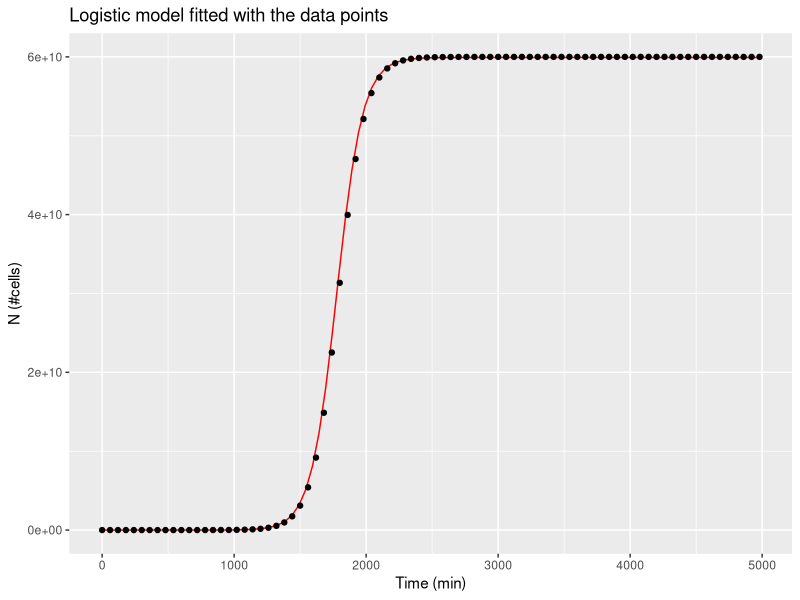
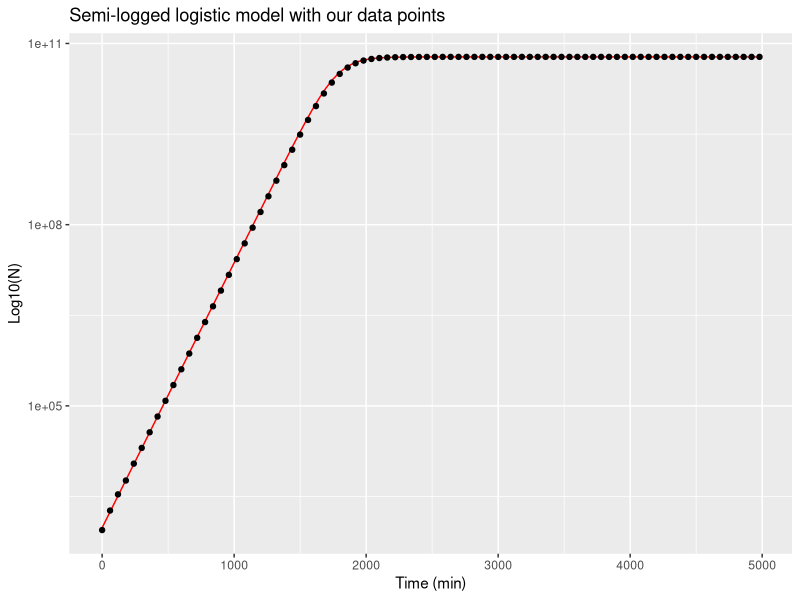

The R script that drew these images, in order:
#Script to plot data and model

#downloading the data
growth_data <- read.csv("experiment.csv")

#downloading packages required
library(ggplot2)

#plotting a logistic graph with the parameters from the data set being analysed
logistic_fun <- function(t) {
  
  N <- (N0*K*exp(r*t))/(K-N0+N0*exp(r*t))
  
  return(N)
  
}

#setting the parameters
N0 <- 961
r <-  0.0101
K <- 5.993e+10

#plotting data points and logistic model

ggplot(aes(t,N), data = growth_data) +
  
  geom_function(fun=logistic_fun, colour="red") +
  
  xlab("Time (min)") +
  
  ylab("N (#cells)") +
  
  ggtitle("Logistic model fitted with the data points") +
  
  geom_point()

#Plotting the data and logistic model using the semi-logged version

ggplot(aes(t,N), data = growth_data) +
  
geom_function(fun=logistic_fun, colour="red") +
  
xlab("Time (min)") +
  
ylab("Log10(N)") +

ggtitle("Semi-logged logistic model with our data points") +
  
geom_point() +
  
scale_y_continuous(trans='log10')
#looks like a logistic model- data points fit the model

#logged logistic graph scale_y_continuous(trans='log10')


#save the packages needed in a file 
sink(file = "package-versions.txt")
sessionInfo()
sink()


